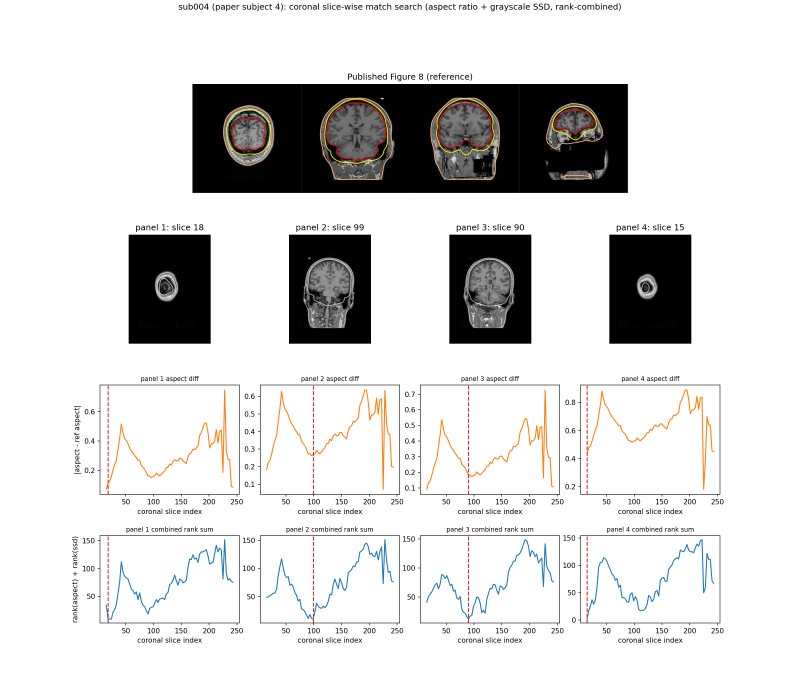
#> input picture local_scripts/WakemanRepro/figures_jas/jas_fig8_slice_search_combined.png, 2400 x 2100 px, given in place of paper_figure8_reference.png, which was not available (shown at 1/3 size)
$ python jas_fig8_slice_search_combined.py   (older library calls are emulated)
#> lines starting #> are read from the running program, lines starting #| are printed output that depends on the picture; after the words box and inside, x2 and y2 are one past the last pixel; in counts of white or black regions, pixels touching at a corner belong together; pictures that were not available may be replaced by others from this repository, and a replacement may not be noted
#!/usr/bin/env python3
"""Fourth attempt at finding Figure 8's coronal slice indices -- combines
the previous two failed metrics' complementary strengths instead of using
either alone.

History (why neither earlier metric was trustworthy on its own):
- `jas_fig8_slice_search.py`/`_watershed.py`: whole-panel grayscale SSD.
  Dominated by the large, high-contrast gyral/skull texture -- ignores the
  thin neck sliver at the bottom of frame, so it can't reliably tell
  "coronal slice with no neck in view" from "with neck in view" (this is
  what actually failed: picked slice 54 for panel 1, which DOES show a
  neck in the full-resolution render, confirmed by user review).
- `jas_fig8_slice_search_shape.py`: binary head/background silhouette +
  Dice overlap, meant to fix exactly that -- but Dice needs the two
  silhouettes properly scaled/aligned first, and naive threshold+bbox+
  resize-to-square distorts aspect ratio inconsistently between our
  256x256 MNE canvas (lots of surrounding black margin, size depends on
  where the crop lands) and the reference's own tightly-pre-cropped
  panels. Best achievable Dice only ~0.5-0.75, and panel 4 picked a
  slice (186) that isn't even a single connected head shape -- a
  stray-pixel/threshold robustness problem, not a real match.

Fix here: two complementary, more targeted signals, combined by rank sum
instead of trusting either alone:
1. **Aspect ratio of the (largest-connected-component-cleaned) foreground
   bounding box** (height/width). This directly encodes "does the frame
   extend down into a narrower neck or stop at a round head" without
   being thrown by resize distortion (compared before any resizing) or by
   stray noise pixels (a scipy connected-component pass keeps only the
   single largest foreground blob before computing the bbox).
2. **Grayscale SSD within that same cleaned bounding box** (z-scored,
   resized to a common shape) -- keeps the earlier metric's sensitivity to
   actual anatomical content (ventricle shape, gyral depth) as a
   tiebreaker/refinement once the aspect ratio has narrowed things down to
   the right general neck-vs-no-neck neighborhood.

Combined score = rank(aspect_diff) + rank(ssd), both computed per
candidate per panel, summed, minimized. Rank sum rather than a weighted
raw-value combination because the two metrics have unrelated, non-
comparable scales and this avoids having to hand-tune a weight.

Output: `jas_fig8_slice_search_combined.png`.
"""
import os
import sys

import matplotlib
matplotlib.use("Agg")
import matplotlib.pyplot as plt
import numpy as np
from PIL import Image
from scipy import ndimage

import mne

HERE = os.path.dirname(os.path.abspath(__file__))
ORIGINAL_SCRIPTS = os.path.normpath(os.path.join(HERE, "..", "original_scripts"))
sys.path.insert(0, ORIGINAL_SCRIPTS)
from library.config import subjects_dir  # noqa: E402

SUBJECT = "sub004"
REFERENCE = os.path.join(HERE, "paper_figure8_reference.png")
MRI_SRC = os.path.join(subjects_dir, SUBJECT, "mri", "T1.mgz")
TMP_DIR = os.path.join(HERE, "_tmp_fig8_slice_search_combined")
os.makedirs(TMP_DIR, exist_ok=True)

CANDIDATE_INDICES = list(range(15, 245, 3))
TARGET_SHAPE = (200, 200)
FOREGROUND_THRESH = 12


def crop_tight_rgb(im):
    arr = np.asarray(im)
    nonwhite = np.any(arr < 250, axis=2)
    rows = np.where(nonwhite.any(axis=1))[0]
    cols = np.where(nonwhite.any(axis=0))[0]
    if len(rows) == 0 or len(cols) == 0:
        return im
    return im.crop((cols[0], rows[0], cols[-1] + 1, rows[-1] + 1))


def clean_bbox(gray_arr, thresh=FOREGROUND_THRESH):
    """Threshold, keep only the largest connected component, return its
    tight bounding box (r0, r1, c0, c1) and aspect ratio (height/width)."""
    mask = gray_arr > thresh
    labeled, n = ndimage.label(mask)
    if n == 0:
        h, w = gray_arr.shape
        return (0, h, 0, w), 1.0
    sizes = ndimage.sum(mask, labeled, range(1, n + 1))
    biggest = np.argmax(sizes) + 1
    clean = labeled == biggest
    rows = np.where(clean.any(axis=1))[0]
    cols = np.where(clean.any(axis=0))[0]
    r0, r1, c0, c1 = rows[0], rows[-1] + 1, cols[0], cols[-1] + 1
    aspect = (r1 - r0) / max(c1 - c0, 1)
    return (r0, r1, c0, c1), aspect


def norm_crop(gray_arr, bbox, shape=TARGET_SHAPE):
    r0, r1, c0, c1 = bbox
    cropped = gray_arr[r0:r1, c0:c1]
    im = Image.fromarray(cropped.astype(np.uint8)).resize((shape[1], shape[0]))
    a = np.asarray(im, dtype=float)
    a = (a - a.mean()) / (a.std() + 1e-8)
    return a


# 1) Reference panels: grayscale, cleaned bbox, aspect ratio, normalized crop.
ref_im = Image.open(REFERENCE).convert("L")
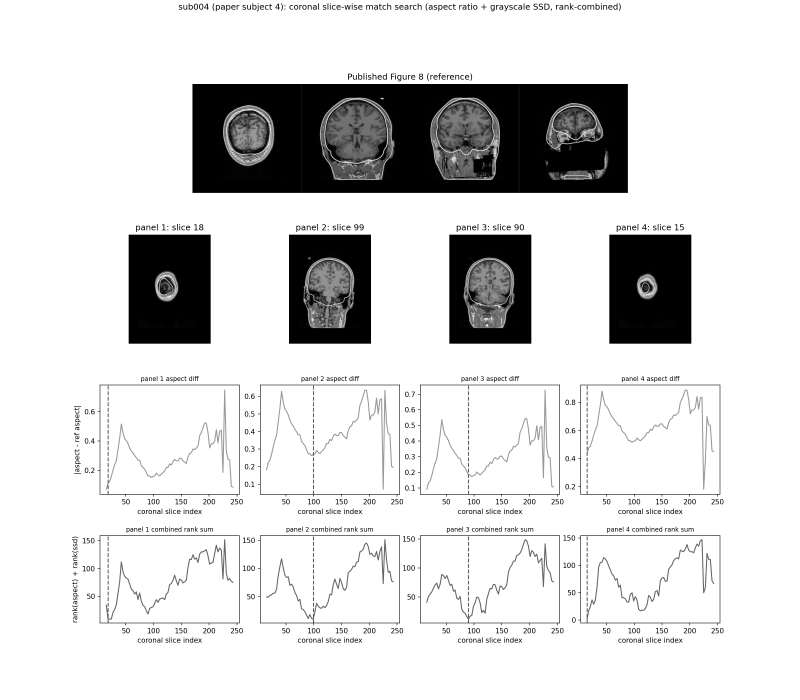
#> ref_im: PIL image 2400x2100 L (shown at 1/3 size); min 0, max 255, mean 217.1
w, h = ref_im.size
#> w = 2400; h = 2100
panel_w = w // 4
#> panel_w = 600
ref_gray, ref_bbox, ref_aspect, ref_norm = [], [], [], []
for p in range(4):
    x0 = p * panel_w
    x1 = w if p == 3 else (p + 1) * panel_w
    arr = np.asarray(ref_im.crop((x0, 0, x1, h)), dtype=float)
    bbox, aspect = clean_bbox(arr)
    ref_gray.append(arr)
    ref_bbox.append(bbox)
    ref_aspect.append(aspect)
    ref_norm.append(norm_crop(arr, bbox))
#> this loop made 4 passes
#> (n in clean_bbox, sizes in clean_bbox) on passes 1, 4: (12, [1178491, 101, 76, 4, 76, 33, 31, 5331, 1, 1, 3, 1]), (9, [1149058, 32, 356, 15, 932, 76, 33, 31, 3959])
#> n in clean_bbox on passes 2 to 3: 35, 48
#> pass 1, `arr = np.asarray(ref_im.crop((x0, 0, x1, h)), dtype=float)`:
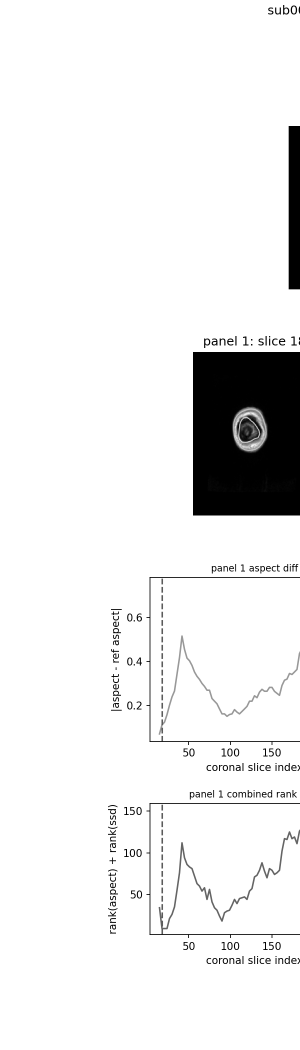
#> arr: shape (2100, 600) float64 (shown at 1/2 size); min 0, max 255, mean 236.9
#> pass 1, in clean_bbox, `mask = gray_arr > thresh`:
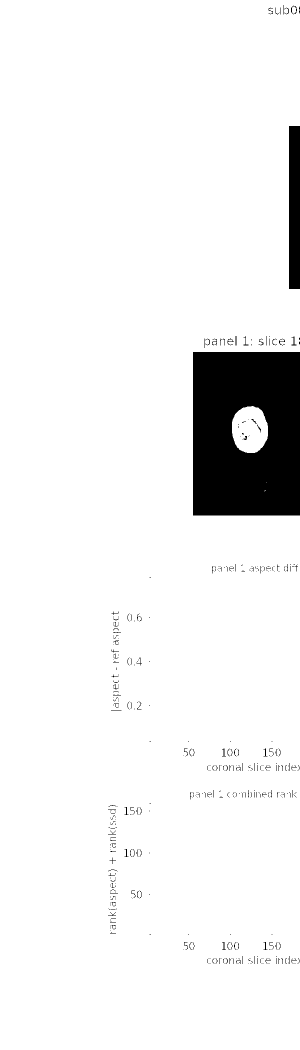
#> mask: shape (2100, 600) bool (shown at 1/2 size); 94% white; 511 black regions (440 under 20 px), largest, box (x1, y1, x2, y2) and area: (386, 704, 600, 1031) 64521, (578, 252, 600, 578) 7172, (582, 11, 594, 29) 61
#> pass 1, in clean_bbox, `labeled, n = ndimage.label(mask)`:
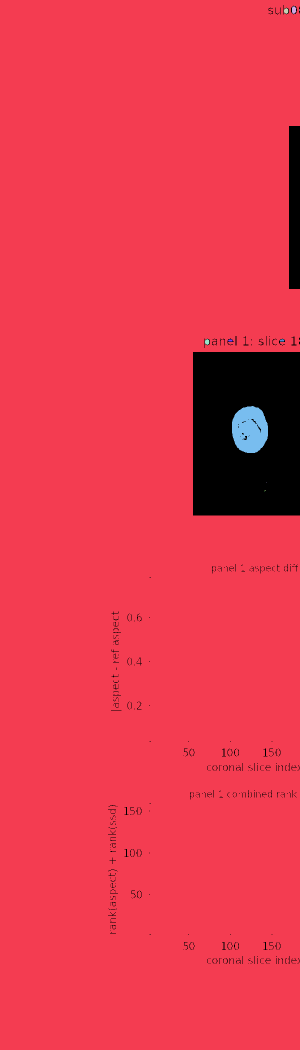
#> labeled: shape (2100, 600) int32 (shown at 1/2 size); 13 distinct labels, from 0 to 12; one colour per label, 0 black
#> pass 1, in clean_bbox, `clean = labeled == biggest`:
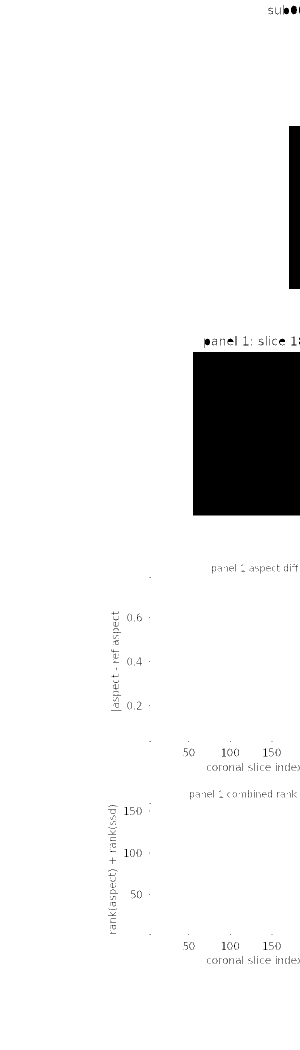
#> clean: shape (2100, 600) bool (shown at 1/2 size); 93.5% white; 498 black regions (430 under 20 px), largest, box (x1, y1, x2, y2) and area: (386, 704, 600, 1031) 69978, (578, 252, 600, 578) 7172, (582, 11, 594, 29) 162
#> after the loop:
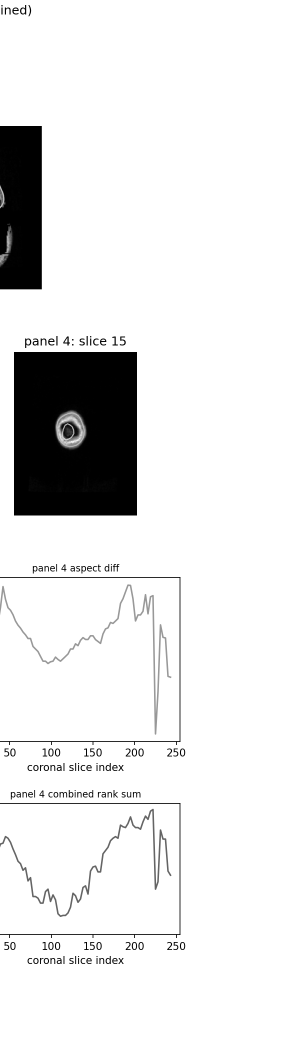
#> arr: shape (2100, 600) float64 (shown at 1/2 size); min 0, max 255, mean 230.9
#> after the loop, ref_aspect = [3.5, 3.5, 3.5, 3.5]; ref_bbox = [(0, 2100, 0, 600), (0, 2100, 0, 600), (0, 2100, 0, 600), (0, 2100, 0, 600)]; ref_gray = 4 items; ref_norm = 4 items

# 2) Render + process each candidate coronal slice once.
print(f"[slice_search_combined] rendering {len(CANDIDATE_INDICES)} candidate coronal slices ...")
cand_raw, cand_aspect, cand_norm = {}, {}, {}
for i, idx in enumerate(CANDIDATE_INDICES):
#> (the run stopped early here; a loop or call above may not have finished)
